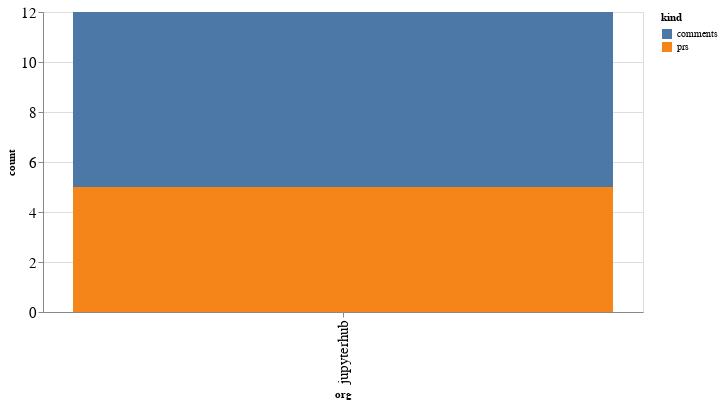

The notebook cell this image was saved under:
### Code cell
alt.Chart(org_summaries, width=600).mark_bar().encode(
    x='org',
    y='count',
    color='kind',
    tooltip="org"
)

### Figure 1 — Vega-Lite specification as saved in the notebook (floating-point values rounded to 4 significant figures)
{"config": {"axisLeft": {"labelFontSize": 15}, "axisBottom": {"labelFontSize": 15}}, "data": {"name": "data-6a247445061efa3cd3593b082dd27dd0"}, "mark": "bar", "encoding": {"color": {"type": "nominal", "field": "kind"}, "tooltip": {"type": "nominal", "field": "org"}, "x": {"type": "nominal", "field": "org"}, "y": {"type": "quantitative", "field": "count"}}, "width": 600, "$schema": "https://vega.github.io/schema/vega-lite/v4.8.1.json", "datasets": {"data-6a247445061efa3cd3593b082dd27dd0": [{"org": "jupyterhub", "kind": "comments", "count": 7}, {"org": "jupyterhub", "kind": "prs", "count": 5}]}}
